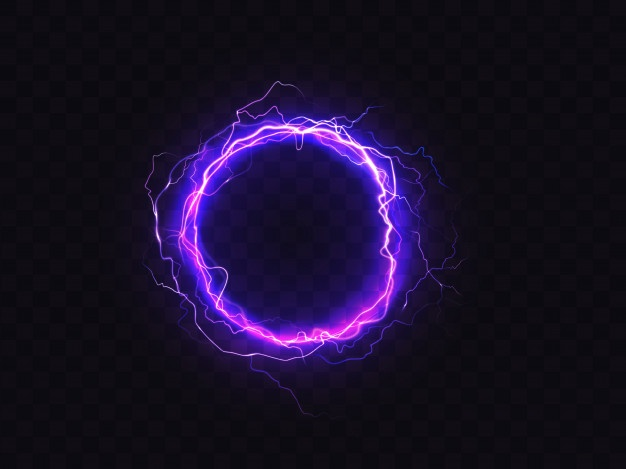
#> input picture Session 4/image.jpg, 626 x 469 px
$ jupyter execute 'Session 4.ipynb'   (shell and % lines are left out)
#> lines starting #> are read from the running program, lines starting #| are printed output that depends on the picture
[cell 1]
import numpy as np

[cell 2]
a = np.array([[1,2,3],[4,5,6]],dtype = np.float32)
print(a)

[cell 3]
from PIL import Image

infile = 'image.jpg'
im = Image.open(infile)
#> im is the input picture: PIL image 626x469 RGB; mean R, G, B 24.8, 15.6, 41.8
#im.show()
display(im)

print(infile, im.format, "%dx%d" %  im.size, im.mode)
#| image.jpg JPEG 626x469 RGB

[cell 4]
out = im.resize((128,128))
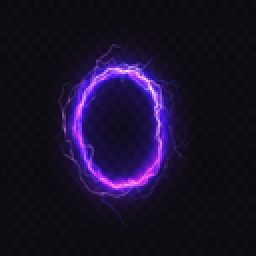
#> out: PIL image 128x128 RGB (shown 2 times larger); mean R, G, B 24.8, 15.6, 41.8
display(out)
out = im.rotate(45) #degrees counter-clockwise
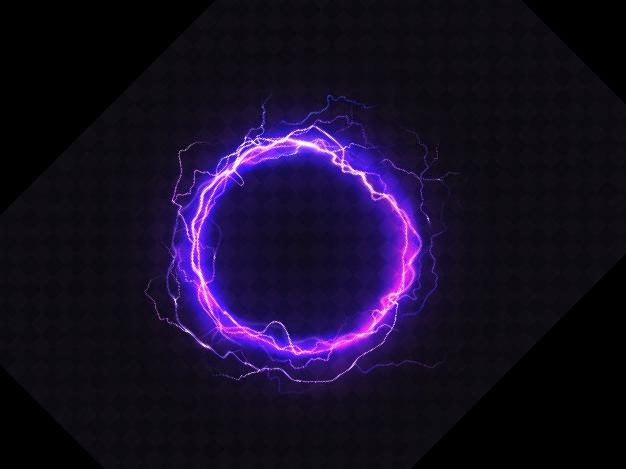
#> out: PIL image 626x469 RGB; mean R, G, B 22.1, 13.3, 38.3
display(out)
out = im.transpose(Image.FLIP_LEFT_RIGHT)
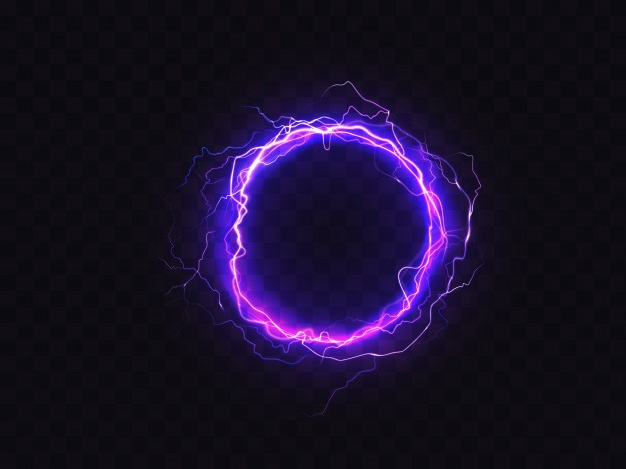
#> out: PIL image 626x469 RGB; mean R, G, B 24.8, 15.6, 41.8
display(out)
out = im.transpose(Image.FLIP_TOP_BOTTOM)
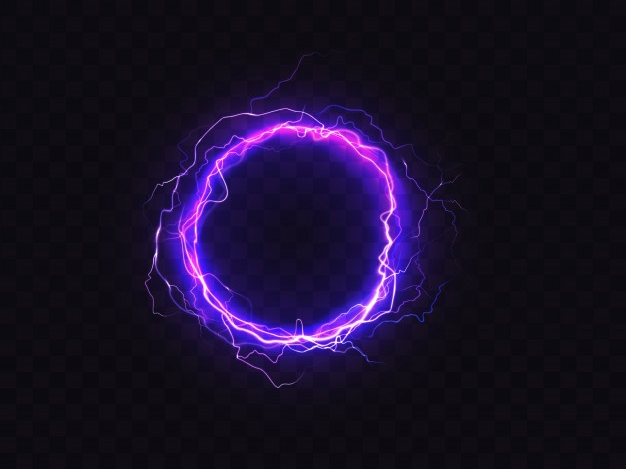
#> out: PIL image 626x469 RGB; mean R, G, B 24.8, 15.6, 41.8
display(out)

[cell 5]
box = (100,100,400,400) #left,upper,right,bottom
region = im.crop(box)
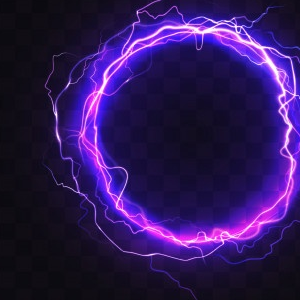
#> region: PIL image 300x300 RGB; mean R, G, B 47.3, 23.8, 88.1

display(region)

[cell 6]
from PIL import Image, ImageFilter

out1 = im.filter(ImageFilter.BLUR)
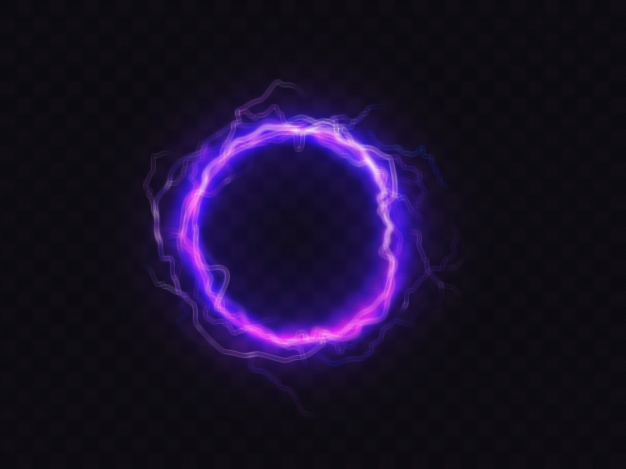
#> out1: PIL image 626x469 RGB; mean R, G, B 24.8, 15.6, 41.9
display(out1)
out2 = im.filter(ImageFilter.GaussianBlur(radius=20))
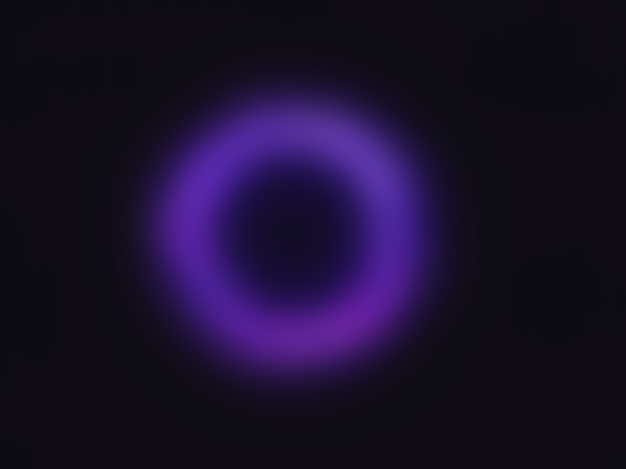
#> out2: PIL image 626x469 RGB; mean R, G, B 24.9, 15.6, 41.8
display(out2)
